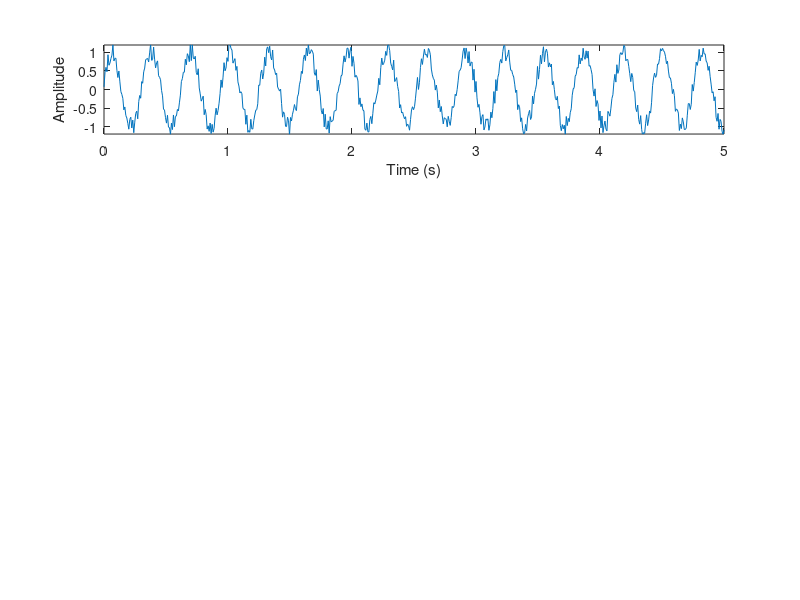

The MATLAB script that drew this image: (Note: this script raises an error after producing the figure.)
fs = 125; % sampling frequency
t = 0 : 1/fs : 5; % time (0-5s)
fmod = 3.15; % Hz
pdelay = 1.6*pi;
x = sin((2*pi*fmod*t) + pi/2 + pdelay); % create test signal
x = x + rand(size(x))*0.5-0.25;

% setup plot
rows = 4;
cols = 1;
close all
figure('position',[0 0 1000 700]);
set(gcf,'color','w');

subplot(rows,cols,1);
plot(t,x); % plot test signal
hold on;
xlabel('Time (s)');
ylabel('Amplitude');
ylim([-1.2 1.2]);

% setup filter
f1 = 0.5;
f2 = 4;
[A,B,C,D] = ellip(10,0.5,40,[f1/fs*2 f2/fs*2]);
sos = ss2sos(A,B,C,D);
y = sosfilt(sos,x); % filter test signal
plot(t,y,'r'); % plot filtered signal
legend({'original','filtered'},'location','northwest');

% setup FFT
L = numel(t);
nPad = 5;
n = (2^nextpow2(L)) * nPad; % force zero padding for interpolation
Y = fft(y,n); % remember, Y is complex
f = fs*(0:(n/2))/n;
P = abs(Y/n).^2; % power of FFT
A = angle(Y); % angle of FFT
grid

Psub = P(1:n/2+1); % make power one-sided
subplot(rows,cols,2);
plot(f,Psub,'r')
xlabel('Frequency (Hz)')
ylabel('|P(f)|^2')
xlim([0 10]);
grid

[v,k] = max(Psub); % find dominant frequency of filtered signal
freq = f(k);
title(sprintf('Dominant @ %1.2fHz',freq));
hold on;
plot(freq,Psub(k),'*');

Asub = A(1:n/2+1); % make phase one-sided
subplot(rows,cols,3);
plot(f,Asub,'r');
xlabel('Frequency (f)')
ylabel('Phase (rad)');
xlim([fmod-2 fmod+2]);
grid

phase = Asub(k); % use k (key) to identify dominant phase
title(sprintf('Phase @ %1.2fHz = %1.2frad',freq,phase));
hold on;
plot(freq,phase,'*');

subplot(rows,cols,4);
t_sig = max(t) + (0 : 1/fs : 1); % time, forecast 1 second
sig = sin((2*pi*freq*t_sig) + pi/2 + phase); % phase-shifted forecast
plot(t,x);
xlabel('Time (s)');
ylabel('Amplitude');
hold on;
plot(t,y,'r');
plot(t_sig,sig,'k');

% kmod = closest(freqs,fmod);
correction = feval(ffreqs,fmod);
sig_corr = sin((2*pi*freq*t_sig) + pi/2 + phase - correction); % phase-shifted forecast
plot(t_sig,sig_corr,'color',lines(1));

legend({'original','filtered','forecasted','corrected'},'location','northwest');
grid
ylim([-1 1]);